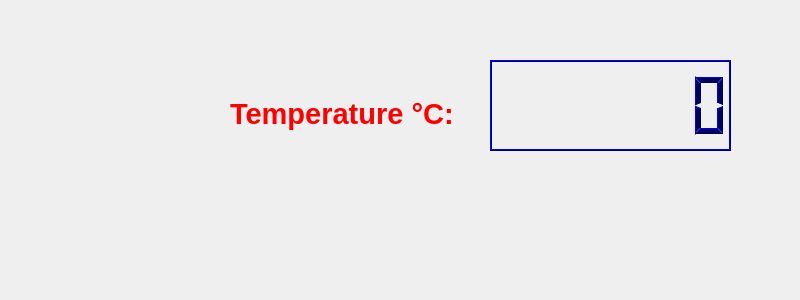
   <widget class="QWidget" name="tab_4">
    <attribute name="title">
     <string>Arduino</string>
    </attribute>
    <widget class="QLabel" name="temp_label">
     <property name="geometry">
      <rect>
       <x>230</x>
       <y>70</y>
       <width>241</width>
       <height>89</height>
      </rect>
     </property>
     <property name="text">
      <string>&lt;html&gt;&lt;head/&gt;&lt;body&gt;&lt;p&gt;&lt;span style=&quot; font-size:22pt; font-weight:600; color:#ff0000;&quot;&gt;Temperature °C:&lt;/span&gt;&lt;/p&gt;&lt;/body&gt;&lt;/html&gt;</string>
     </property>
    </widget>
    <widget class="QWidget" name="layoutWidget_2">
     <property name="geometry">
      <rect>
       <x>490</x>
       <y>60</y>
       <width>241</width>
       <height>91</height>
      </rect>
     </property>
     <layout class="QHBoxLayout" name="horizontalLayout">
      <item>
       <widget class="QLCDNumber" name="temp_lcdNumber">
        <property name="palette">
         <palette>
          <active>
           <colorrole role="WindowText">
            <brush brushstyle="SolidPattern">
             <color alpha="255">
              <red>0</red>
              <green>0</green>
              <blue>94</blue>
             </color>
            </brush>
           </colorrole>
           <colorrole role="Light">
            <brush brushstyle="SolidPattern">
             <color alpha="255">
              <red>0</red>
              <green>0</green>
              <blue>255</blue>
             </color>
            </brush>
           </colorrole>
           <colorrole role="Dark">
            <brush brushstyle="SolidPattern">
             <color alpha="255">
              <red>0</red>
              <green>0</green>
              <blue>94</blue>
             </color>
            </brush>
           </colorrole>
           <colorrole role="Text">
            <brush brushstyle="SolidPattern">
             <color alpha="255">
              <red>60</red>
              <green>60</green>
              <blue>60</blue>
             </color>
            </brush>
           </colorrole>
           <colorrole role="ButtonText">
            <brush brushstyle="SolidPattern">
             <color alpha="255">
              <red>76</red>
              <green>76</green>
              <blue>76</blue>
             </color>
            </brush>
           </colorrole>
           <colorrole role="PlaceholderText">
            <brush brushstyle="NoBrush">
             <color alpha="128">
              <red>60</red>
              <green>60</green>
              <blue>60</blue>
             </color>
            </brush>
           </colorrole>
          </active>
          <inactive>
           <colorrole role="WindowText">
            <brush brushstyle="SolidPattern">
             <color alpha="255">
              <red>0</red>
              <green>0</green>
              <blue>94</blue>
             </color>
            </brush>
           </colorrole>
           <colorrole role="Light">
            <brush brushstyle="SolidPattern">
             <color alpha="255">
              <red>0</red>
              <green>0</green>
              <blue>255</blue>
             </color>
            </brush>
           </colorrole>
           <colorrole role="Dark">
            <brush brushstyle="SolidPattern">
             <color alpha="255">
              <red>0</red>
              <green>0</green>
              <blue>94</blue>
             </color>
            </brush>
           </colorrole>
           <colorrole role="Text">
            <brush brushstyle="SolidPattern">
             <color alpha="255">
              <red>60</red>
              <green>60</green>
              <blue>60</blue>
             </color>
            </brush>
           </colorrole>
           <colorrole role="ButtonText">
            <brush brushstyle="SolidPattern">
             <color alpha="255">
              <red>76</red>
              <green>76</green>
              <blue>76</blue>
             </color>
            </brush>
           </colorrole>
           <colorrole role="PlaceholderText">
            <brush brushstyle="NoBrush">
             <color alpha="128">
              <red>60</red>
              <green>60</green>
              <blue>60</blue>
             </color>
            </brush>
           </colorrole>
          </inactive>
          <disabled>
           <colorrole role="WindowText">
            <brush brushstyle="SolidPattern">
             <color alpha="255">
              <red>0</red>
              <green>0</green>
              <blue>94</blue>
             </color>
            </brush>
           </colorrole>
           <colorrole role="Light">
            <brush brushstyle="SolidPattern">
             <color alpha="255">
              <red>0</red>
              <green>0</green>
              <blue>255</blue>
             </color>
            </brush>
           </colorrole>
           <colorrole role="Dark">
            <brush brushstyle="SolidPattern">
             <color alpha="255">
              <red>0</red>
              <green>0</green>
              <blue>94</blue>
             </color>
            </brush>
           </colorrole>
           <colorrole role="Text">
            <brush brushstyle="SolidPattern">
             <color alpha="255">
              <red>0</red>
              <green>0</green>
              <blue>94</blue>
             </color>
            </brush>
           </colorrole>
           <colorrole role="ButtonText">
            <brush brushstyle="SolidPattern">
             <color alpha="255">
              <red>0</red>
              <green>0</green>
              <blue>94</blue>
             </color>
            </brush>
           </colorrole>
           <colorrole role="PlaceholderText">
            <brush brushstyle="NoBrush">
             <color alpha="128">
              <red>60</red>
              <green>60</green>
              <blue>60</blue>
             </color>
            </brush>
           </colorrole>
          </disabled>
         </palette>
        </property>
        <property name="digitCount">
         <number>7</number>
        </property>
       </widget>
      </item>
     </layout>
    </widget>
    <widget class="QLabel" name="label_alert">
     <property name="geometry">
      <rect>
       <x>220</x>
       <y>200</y>
       <width>571</width>
       <height>91</height>
      </rect>
     </property>
     <property name="font">
      <font>
       <pointsize>26</pointsize>
       <weight>75</weight>
       <bold>true</bold>
      </font>
     </property>
     <property name="styleSheet">
      <string notr="true">color:RED;</string>
     </property>
     <property name="text">
      <string/>
     </property>
    </widget>
   </widget>
